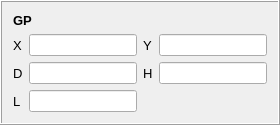
        <widget class="QFrame" name="frame_8">
         <property name="frameShape">
          <enum>QFrame::Box</enum>
         </property>
         <property name="frameShadow">
          <enum>QFrame::Raised</enum>
         </property>
         <layout class="QGridLayout" name="gridLayout_32">
          <item row="0" column="0">
           <widget class="QLabel" name="label_22">
            <property name="font">
             <font>
              <pointsize>10</pointsize>
              <weight>75</weight>
              <bold>true</bold>
             </font>
            </property>
            <property name="frameShadow">
             <enum>QFrame::Sunken</enum>
            </property>
            <property name="text">
             <string>GP</string>
            </property>
            <property name="wordWrap">
             <bool>false</bool>
            </property>
           </widget>
          </item>
          <item row="1" column="0">
           <layout class="QGridLayout" name="gridLayout_3">
            <item row="0" column="0">
             <widget class="QLabel" name="label_27">
              <property name="font">
               <font>
                <pointsize>10</pointsize>
               </font>
              </property>
              <property name="text">
               <string>X</string>
              </property>
             </widget>
            </item>
            <item row="0" column="1">
             <widget class="QLineEdit" name="t_gpx">
              <property name="sizePolicy">
               <sizepolicy hsizetype="Expanding" vsizetype="Preferred">
                <horstretch>0</horstretch>
                <verstretch>0</verstretch>
               </sizepolicy>
              </property>
             </widget>
            </item>
            <item row="0" column="2">
             <widget class="QLabel" name="label_33">
              <property name="font">
               <font>
                <pointsize>10</pointsize>
               </font>
              </property>
              <property name="text">
               <string>Y</string>
              </property>
             </widget>
            </item>
            <item row="0" column="3">
             <widget class="QLineEdit" name="t_gpy">
              <property name="sizePolicy">
               <sizepolicy hsizetype="Expanding" vsizetype="Preferred">
                <horstretch>0</horstretch>
                <verstretch>0</verstretch>
               </sizepolicy>
              </property>
             </widget>
            </item>
            <item row="1" column="0">
             <widget class="QLabel" name="label_28">
              <property name="font">
               <font>
                <pointsize>10</pointsize>
               </font>
              </property>
              <property name="text">
               <string>D</string>
              </property>
             </widget>
            </item>
            <item row="1" column="1">
             <widget class="QLineEdit" name="t_gpd">
              <property name="sizePolicy">
               <sizepolicy hsizetype="Expanding" vsizetype="Preferred">
                <horstretch>0</horstretch>
                <verstretch>0</verstretch>
               </sizepolicy>
              </property>
             </widget>
            </item>
            <item row="1" column="2">
             <widget class="QLabel" name="label_34">
              <property name="font">
               <font>
                <pointsize>10</pointsize>
               </font>
              </property>
              <property name="text">
               <string>H</string>
              </property>
             </widget>
            </item>
            <item row="1" column="3">
             <widget class="QLineEdit" name="t_gph">
              <property name="sizePolicy">
               <sizepolicy hsizetype="Expanding" vsizetype="Preferred">
                <horstretch>0</horstretch>
                <verstretch>0</verstretch>
               </sizepolicy>
              </property>
             </widget>
            </item>
            <item row="2" column="0">
             <widget class="QLabel" name="label_23">
              <property name="font">
               <font>
                <pointsize>10</pointsize>
               </font>
              </property>
              <property name="text">
               <string>L</string>
              </property>
             </widget>
            </item>
            <item row="2" column="1">
             <widget class="QLineEdit" name="t_gpl">
              <property name="sizePolicy">
               <sizepolicy hsizetype="Expanding" vsizetype="Preferred">
                <horstretch>0</horstretch>
                <verstretch>0</verstretch>
               </sizepolicy>
              </property>
             </widget>
            </item>
           </layout>
          </item>
         </layout>
        </widget>
